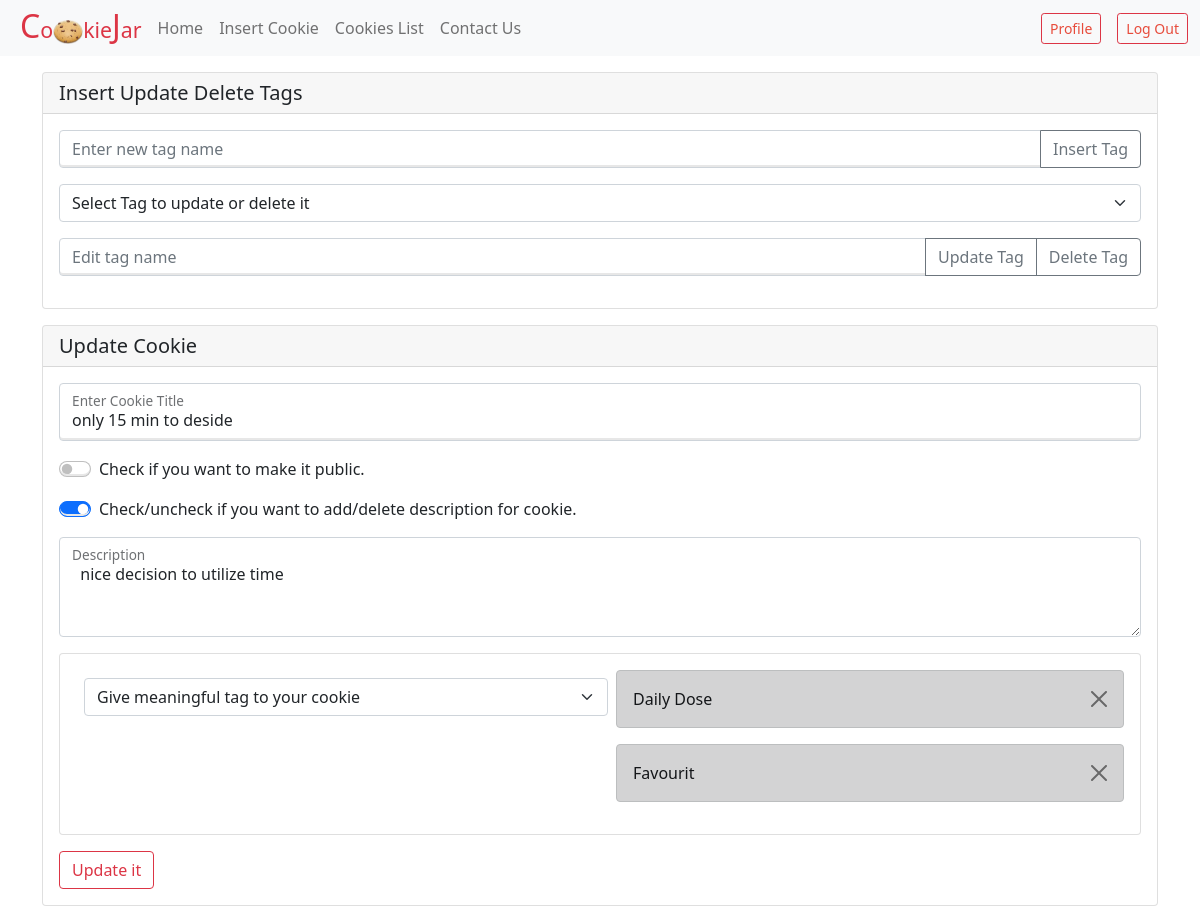
/update_cookie.php?update=38 (signed in), run on the app's committed database.
### tables this page shows
CREATE TABLE `cookie` (
  `cid` int(10) NOT NULL,
  `uid` int(10) NOT NULL,
  `title` varchar(1000) NOT NULL,
  `edit_date` timestamp NOT NULL DEFAULT CURRENT_TIMESTAMP,
  `is_public` int(1) NOT NULL DEFAULT '0',
  `likes` int(5) NOT NULL DEFAULT '0'
);

CREATE TABLE `cookie_msg` (
  `cid` int(10) NOT NULL,
  `msg` text NOT NULL
);

CREATE TABLE `cookie_tag` (
  `cid` int(10) NOT NULL,
  `tid` int(10) NOT NULL
);

CREATE TABLE `tags` (
  `tid` int(10) NOT NULL,
  `uid` int(10) NOT NULL,
  `name` varchar(255) NOT NULL
);

### update_cookie.php (the view, shortened to what this page needs)
<?php
require('./partial/connection.php');
?>
<!DOCTYPE html>
<html lang="en">
<head>
    <?php
    require('./partial/link.php');
    ?>
</head>
<body>
    <?php
    require('./partial/nav.php');
    ?>
    <div class="container mt-3">
        <div class="card mb-3">
            <h5 class="card-header">Insert Update Delete Tags</h5>
            <div class="card-body">
                <div class="input-group mb-3">
                    <input type="text" class="form-control" placeholder="Enter new tag name" id="insert_tag_txt">
                    <button class="btn btn-outline-secondary" type="button" id="insert_tag_btn">Insert Tag</button>
                </div>
                <select class="form-select mb-3" id="ud_tag_dd">
                </select>
                <div class="input-group mb-3">
                    <input type="text" class="form-control" placeholder="Edit tag name" id="ud_tag_txt">
                    <button class="btn btn-outline-secondary" type="button" id="update_tag_btn">Update Tag</button>
                    <button class="btn btn-outline-secondary" type="button" id="delete_tag_btn">Delete Tag</button>
                </div>
            </div>
        </div>
        <?php
        $query = "SELECT * FROM `cookie` where cid = '" . $_GET['update'] . "' and uid = '" . $_SESSION['userid'] . "' limit 1";
        $result = mysqli_query($conn, $query);
        $row = mysqli_fetch_assoc($result);
        ?>
        <div class="card">
            <h5 class="card-header">Update Cookie</h5>
            <div class="card-body">
                <form action="./partial/update_cookie.php" method="POST">
                    <div class="form-floating mb-3">
                        <input type="text" class="form-control" id="c_title" name="c_title" placeholder="Its easy, i can do it." value="<?php echo $row['title'] ?>" required>
                        <label for="floatingInput">Enter Cookie Title</label>
                    </div>
                    <div class="form-check form-switch mb-3">
                        <input class="form-check-input" type="checkbox" id="c_isPublic" name="c_isPublic" <?php if ($row['is_public'] == 1) echo "checked" ?>>
                        <label class="form-check-label" for="c_isPublic">Check if you want to make it public.</label>
                    </div>
                    <?php
                    $query1 = "SELECT * FROM `cookie_msg` where cid = '" . $_GET['update'] . "' limit 1";
                    $result1 = mysqli_query($conn, $query1);
                    $isMsg = mysqli_num_rows($result1);
                    $row1 = mysqli_fetch_assoc($result1);
                    ?>
                    <div class="form-check form-switch mb-3">
                        <input class="form-check-input <?php if ($isMsg != 1) echo "collapsed" ?>" type="checkbox" onclick="enableMsg(this)" id="c_isMsg" name="c_isMsg" data-bs-toggle="collapse" data-bs-target="#collapseMsg" aria-expanded="<?php if ($isMsg == 1) echo "true"; else echo "false"; ?>" aria-controls="collapseMsg" <?php if ($isMsg == 1) echo "checked" ?>>
                        <label class="form-check-label" for="c_isMsg">Check/uncheck if you want to add/delete description for cookie.</label>
                    </div>
                    <div class="form-floating mb-3 <?php if ($isMsg == 1) echo " collapse show"; else echo " collapse "; ?>" id="collapseMsg">
                        <textarea class="form-control" placeholder="Leave a comment here" id="c_msg" name="c_msg" style="height: 100px"> <?php if ($isMsg == 1) echo $row1['msg'] ?></textarea>
                        <label for="c_msg">Description</label>
                    </div>
                    <div class="card mb-3">
                        <div class="card-body">
                            <select class="form-select m-2" id="c_tag_dd" style="width: 50%; float:left"></select>
                            <div class="row" id="c_tags">
                                <?php
                                $query2 = "select cid,ct.tid,uid,name from cookie_tag ct, tags tg where ct.tid = tg.tid and cid = '".$_GET['update']."'";
                                $result2 = mysqli_query($conn, $query2);
                                while($row2 = mysqli_fetch_assoc($result2)){
                                    echo '<div class="alert alert-dark alert-dismissible fade show col-12 new_tag" role="alert">
                                    '.$row2['name'].'
                                    <input type="hidden" name="c_tags[]" value="'.$row2['tid'].'">
                                    <button type="button" class="btn-close" data-bs-dismiss="alert" aria-label="Close"></button>
                                </div>';
                                }
                                ?>
                            </div>
                        </div>
                    </div>
                    <button type="submit" class="btn btn-outline-danger">Update it</button>
                </form>
            </div>
        </div>
    </div>
</body>
</html>

### tools/icomoon_style.css (style rules this page uses)
.foo .bshadow0, input { box-shadow: inset 0 -2px #e7e7e7; }

### update_cookie.php (style rules this page uses)
#c_tags { max-height: 250px; overflow-y: scroll; }

### data on the page
cookie: c_title "only 15 min to deside"
cookie_msg: c_msg "nice decision to utilize time"
cookie_tag: tid.name "Daily Dose"
cookie_tag: tid.name "Favourit"
